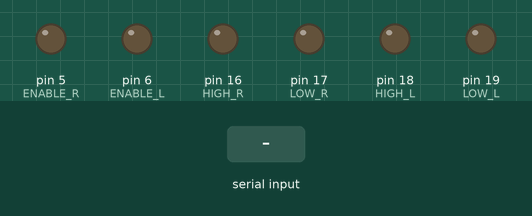
Bench run of a sketch on a simulated Arduino Uno, built with avr-gcc and run on an emulated ATmega328P. Parts: output pins drawn as LEDs (lit = HIGH). The inputs (shaded band) are chosen by the test bench. Pins used as bus, display or sensor lines are not drawn.

Above: at 1.2 s.
1.3 s: "F" received over the second serial link
At 1.8 s:
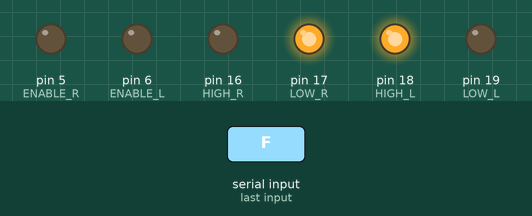
2.8 s: "B" received over the second serial link
At 4.0 s:
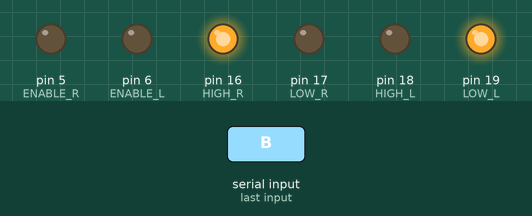
4.3 s: "R" received over the second serial link
At 5.5 s:
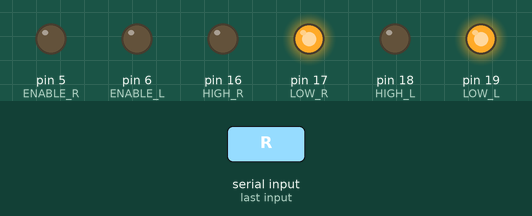
5.8 s: "L" received over the second serial link
At 6.9 s:
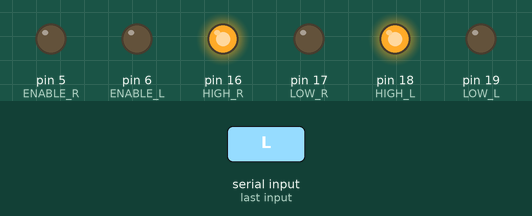
7.3 s: "G" received over the second serial link
At 8.2 s:
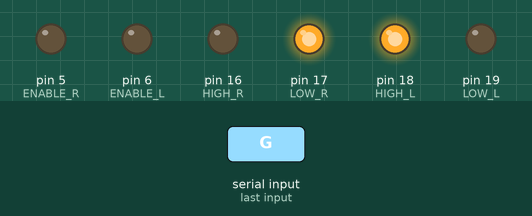
8.8 s: "J" received over the second serial link
At 9.8 s:
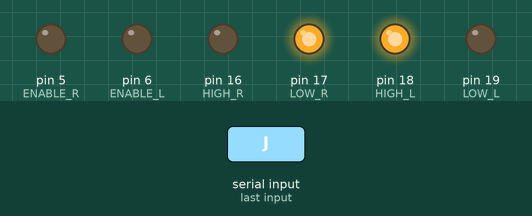
Timing chart, 0 to 11.3 s (numbered marks = the images above; inputs shaded):
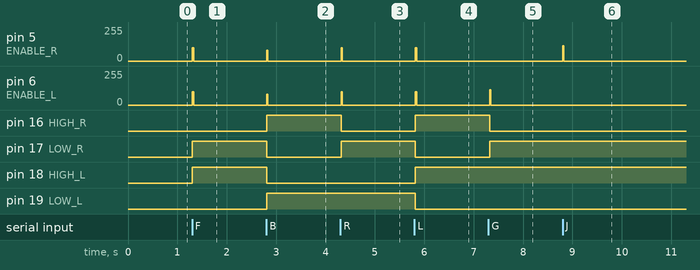

The sketch:

self_car.ino
```cpp
#include <SoftwareSerial.h>
#include <SPI.h>
#include <MFRC522.h>


#define SS_PIN 10
#define RST_PIN 9

#define ENABLE_L 6
#define HIGH_L 18
#define LOW_L 19

#define ENABLE_R 5
#define HIGH_R 16
#define LOW_R 17

MFRC522 mfrc522(SS_PIN, RST_PIN);
SoftwareSerial espSerial(3, 4);
char espData = '0';

char readStringEsp();
void forward(void);
void backward(void);

void setup() {
  Serial.begin(115200);
  espSerial.begin(115200);
  pinMode(ENABLE_R, OUTPUT);
  pinMode(ENABLE_L, OUTPUT);
  pinMode(HIGH_R, OUTPUT);
  pinMode(LOW_R, OUTPUT);
  pinMode(HIGH_L, OUTPUT);
  pinMode(LOW_L, OUTPUT);

  SPI.begin();      // Initiate  SPI bus
  mfrc522.PCD_Init();   // Initiate MFRC522
}

void loop() {
  espData = readStringEsp();

  if (espData == 'F') {
    forward();
  }
  else  if (espData == 'B') {
    backward();
  }

  else  if (espData == 'R') {
    right();
  }
  else  if (espData == 'L') {
    left();
  }
  else  if (espData == 'G') {
    forwardRight();
  }
  else  if (espData == 'H') {
    backwardRight();
  }
  else  if (espData == 'I') {
    backwardLeft();
  }
  else  if (espData == 'J') {
    forwardLeft();
  }

  else {
    analogWrite(ENABLE_L, 0);
    analogWrite(ENABLE_R, 0);
  }

  // Look for new cards
  if (! mfrc522.PICC_IsNewCardPresent())
  {
    return;
  }
  // Select one of the cards
  if (! mfrc522.PICC_ReadCardSerial())
  {
    return;
  }
  //Show UID on serial monitor
  Serial.print("UID tag :");
  String content = "";

  //  for (byte i = 0; i < mfrc522.uid.size; i++)
  //  {
  //    content.concat(String(mfrc522.uid.uidByte[i] < 0x10 ? " 0" : " "));
  //    content.concat(String(mfrc522.uid.uidByte[i], HEX));
  //  }

  Serial.print("Message :");
  content.toUpperCase();
  if (content.substring(1) == "96 1D 17 7E") { //change here the UID of the card/cards that you want to give access
    Serial.println("96 1D 17 7E");
    espSerial.write("96 1D 17 7E", 12);
    delay(10);
  }
}

void forward(void) {

  digitalWrite(HIGH_L, HIGH);
  digitalWrite(LOW_L, LOW);
  analogWrite(ENABLE_L, 100);

  digitalWrite(HIGH_R, LOW);
  digitalWrite(LOW_R, HIGH);
  analogWrite(ENABLE_R, 100);
}

void backward(void) {
  digitalWrite(HIGH_L, LOW);
  digitalWrite(LOW_L, HIGH);
  analogWrite(ENABLE_L, 80);

  digitalWrite(HIGH_R, HIGH);
  digitalWrite(LOW_R, LOW);
  analogWrite(ENABLE_R, 80);
}

void right(void) {
  digitalWrite(HIGH_L, LOW);
  digitalWrite(LOW_L, HIGH);
  analogWrite(ENABLE_L, 100);

  digitalWrite(HIGH_R, LOW);
  digitalWrite(LOW_R, HIGH);
  analogWrite(ENABLE_R, 100);
}

void left(void) {

  digitalWrite(HIGH_L, HIGH);
  digitalWrite(LOW_L, LOW);
  analogWrite(ENABLE_L, 100);

  digitalWrite(HIGH_R, HIGH);
  digitalWrite(LOW_R, LOW );
  analogWrite(ENABLE_R, 100);
}

void forwardRight(void) {
  digitalWrite(HIGH_L, HIGH);
  digitalWrite(LOW_L, LOW);
  analogWrite(ENABLE_L, 115);

  digitalWrite(HIGH_R, LOW);
  digitalWrite(LOW_R, HIGH);
  analogWrite(ENABLE_R, 0);
}


void forwardLeft(void) {
  digitalWrite(HIGH_L, HIGH);
  digitalWrite(LOW_L, LOW);
  analogWrite(ENABLE_L, 0);

  digitalWrite(HIGH_R, LOW);
  digitalWrite(LOW_R, HIGH);
  analogWrite(ENABLE_R, 115);
}


void backwardRight(void) {
  digitalWrite(HIGH_L, LOW);
  digitalWrite(LOW_L, HIGH);
  analogWrite(ENABLE_L, 75);

  digitalWrite(HIGH_R, HIGH);
  digitalWrite(LOW_R, LOW);
  analogWrite(ENABLE_R, 105);
}

void backwardLeft(void) {
  digitalWrite(HIGH_L, LOW);
  digitalWrite(LOW_L, HIGH);
  analogWrite(ENABLE_L, 105);

  digitalWrite(HIGH_R, HIGH);
  digitalWrite(LOW_R, LOW);
  analogWrite(ENABLE_R, 75);
}

void _stop() {
  analogWrite(ENABLE_L, 0);
  analogWrite(ENABLE_R, 0);
}

char readStringEsp() {
  //  String dataRecieved = "";
  //  char chBuffer;
  if (espSerial.available() > 0) {
    //    chBuffer =  (char) espSerial.read();
    //    dataRecieved += chBuffer;
    //    if (chBuffer == '\0') {
    //      return dataRecieved;
    //    }
    return (char) espSerial.read();
  }
  return '0';
}
```

Measured:
- after the input at 1.3 s, pin 5 (ENABLE_R), pin 6 (ENABLE_L): 0/255 → 100/255 at once, → 0/255 0.03 s later; pin 17 (LOW_R), pin 18 (HIGH_L): LOW → HIGH at once
- after the input at 2.8 s, pin 5 (ENABLE_R), pin 6 (ENABLE_L): 0/255 → 80/255 at once, → 0/255 0.03 s later; pin 16 (HIGH_R), pin 19 (LOW_L): LOW → HIGH at once; pin 17 (LOW_R), pin 18 (HIGH_L): HIGH → LOW at once
- after the input at 4.3 s, pin 5 (ENABLE_R), pin 6 (ENABLE_L): 0/255 → 100/255 at once, → 0/255 0.03 s later; pin 16 (HIGH_R): HIGH → LOW at once; pin 17 (LOW_R): LOW → HIGH at once
- after the input at 5.8 s, pin 5 (ENABLE_R), pin 6 (ENABLE_L): 0/255 → 100/255 at once, → 0/255 0.03 s later; pin 16 (HIGH_R), pin 18 (HIGH_L): LOW → HIGH at once; pin 17 (LOW_R), pin 19 (LOW_L): HIGH → LOW at once
- after the input at 7.3 s, pin 6 (ENABLE_L): 0/255 → 115/255 at once, → 0/255 0.03 s later; pin 16 (HIGH_R): HIGH → LOW at once; pin 17 (LOW_R): LOW → HIGH at once
- after the input at 8.8 s, pin 5 (ENABLE_R): 0/255 → 115/255 at once, → 0/255 0.03 s later
